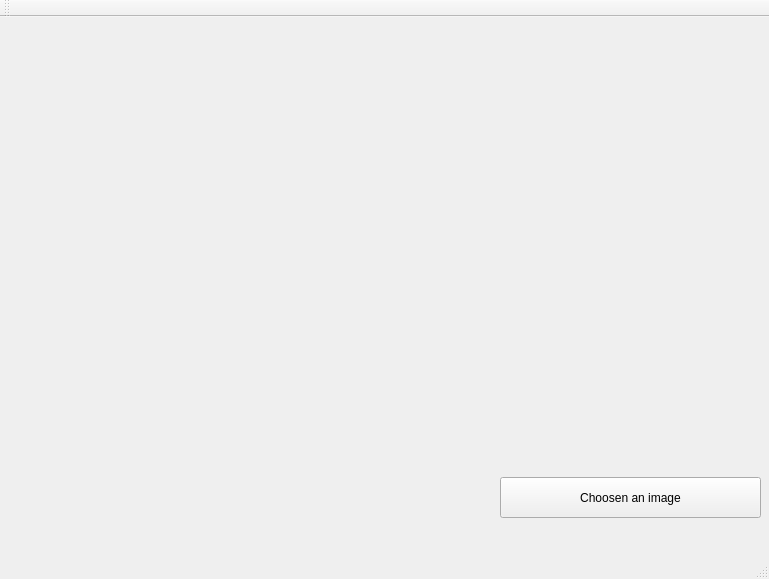
<?xml version="1.0" encoding="UTF-8"?>
<ui version="4.0">
 <class>MainWindow</class>
 <widget class="QMainWindow" name="MainWindow">
  <property name="geometry">
   <rect>
    <x>0</x>
    <y>0</y>
    <width>769</width>
    <height>579</height>
   </rect>
  </property>
  <property name="windowTitle">
   <string>MainWindow</string>
  </property>
  <widget class="QWidget" name="centralWidget">
   <widget class="QPushButton" name="pushButton">
    <property name="geometry">
     <rect>
      <x>500</x>
      <y>460</y>
      <width>261</width>
      <height>41</height>
     </rect>
    </property>
    <property name="text">
     <string>Choosen an image</string>
    </property>
   </widget>
   <widget class="QLabel" name="lbl_image">
    <property name="geometry">
     <rect>
      <x>70</x>
      <y>30</y>
      <width>671</width>
      <height>401</height>
     </rect>
    </property>
    <property name="text">
     <string/>
    </property>
    <property name="scaledContents">
     <bool>true</bool>
    </property>
   </widget>
  </widget>
  <widget class="QMenuBar" name="menuBar">
   <property name="geometry">
    <rect>
     <x>0</x>
     <y>0</y>
     <width>769</width>
     <height>25</height>
    </rect>
   </property>
  </widget>
  <widget class="QToolBar" name="mainToolBar">
   <attribute name="toolBarArea">
    <enum>TopToolBarArea</enum>
   </attribute>
   <attribute name="toolBarBreak">
    <bool>false</bool>
   </attribute>
  </widget>
  <widget class="QStatusBar" name="statusBar"/>
 </widget>
 <layoutdefault spacing="6" margin="11"/>
 <resources/>
 <connections/>
</ui>
